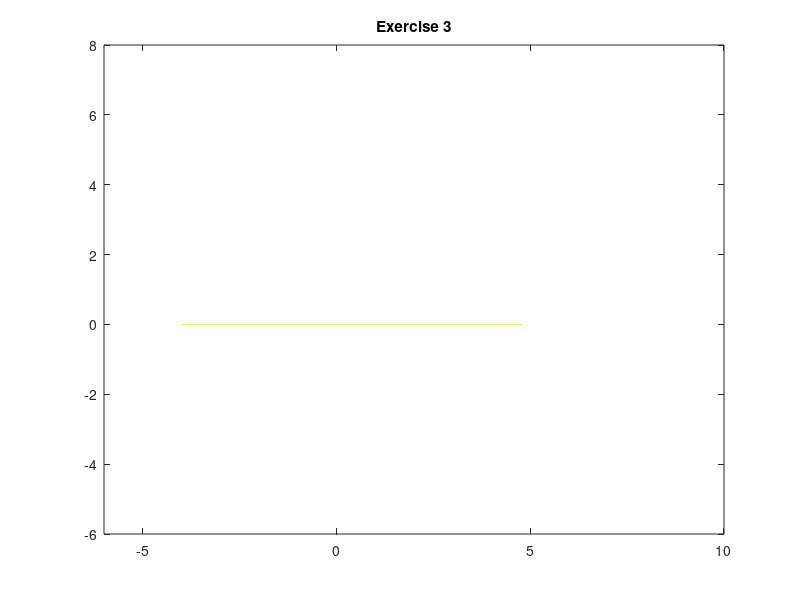

Write MATLAB code to recreate this figure. (Note: this script raises an error after producing the figure.)
function Exercise3()
% Function that plots the consecutive configurations of a planar 
% quadrilateral mechanism.
% It calls functions for the computation of the fixed centrode and moving
% centrode and plots the two scattered curves.
% It considers the long link as the fixed one

% cancel previous plots
hold off;

for alfa= 0:0.1:4*pi
    
    b = 4; % First digit of Matricola 
    a = 1/(0.1+(0.012*9)); % n = 9;

    %Calculating relations between the angles
    x = sqrt((b^2)+(a^2) -(2*b*a*(cos(alfa)))); %Cosine theorem: x^2=a^2+b^2+2abcos(alpha)
    theta = asin((b*sin(alfa))/x); %Sine theorem: sin(alfa)/x=sin(theta)/a
    beta = (pi-2*theta-alfa); %Sum of internal angles of a triangle

    %Design of various points of the mechanism
    P1 = [0 0]; 
    P2 = [a 0];
    P3 = [b*cos(beta) -b*sin(beta)];
    P4 = [a-b*cos(alfa) b*sin(alfa)];

    %Plots
    color='y';
    p1=plot([P1(1) P2(1)], [P1(2) P2(2)], color);
    axis([-6 10 -6 8]);
    title('Exercise 3');
    hold on;

    p2=plot([P1(1) P3(1)], [P1(2) P3(2)], color);
    p3=plot([P2(1) P4(1)], [P2(2) P4(2)], color);
    p4=plot([P3(1) P4(1)], [P3(2) P4(2)], color);
    
    %%Fixed centrode 
    [x_fix,y_fix]=fixedCentrode(P1,P2,P3,P4);
    p5=scatter(x_fix,y_fix,'Filled','b');
    getframe;
    
    %Computing angle for moving centrode
    alfaFixed=pi/2;
    x = sqrt((a^2)+(b^2) -(2*a*b*(cos(alfaFixed)))); 
    thetaFixed = asin((a*sin(alfaFixed))/x);
    betaFixed = (pi-2*thetaFixed-alfaFixed);

    %Computing points for the moving centrode
    P1 = [-b*cos(betaFixed) b*sin(betaFixed)]; 
    P2 = [a b]; 
    P3 = [b*cos(beta) -b*sin(beta)];
    P4 = [a-b*cos(beta) -b*sin(alfa)];

    %%Moving centrode 
    [x_mov,y_mov]=movingCentrode(P1,P2,P3,P4);
    p6=scatter(x_mov,y_mov,'Filled','g');
    getframe;

end

% The legend is set after the for cycle
h = [p1(1);p2(1);p3(1);p4(1);p5(1);p6(1)];
legend(h,'Side1','Side2','Side3','Side4','Fixed centrode','Moving centrode');

end

